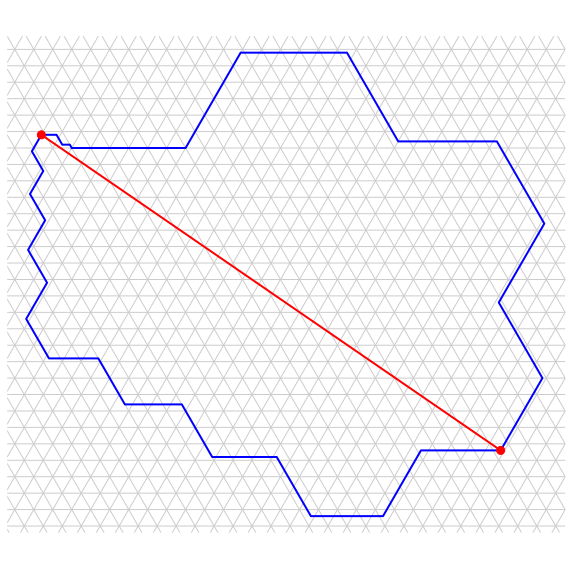

Write the Python code that produced this figure.
import sys
import os
# sys.path.insert(0, os.path.abspath('polyforms/src'))
from polyforms.polyiamond import Polyiamond

import matplotlib.pyplot as plt
import matplotlib.path as mpath
import matplotlib.patches as mpatches
import numpy as np

TH = np.sqrt(3)/2

# The perfect 30-gon polyiamond
p = Polyiamond('ABAFAFEFEDEDCDCDCDCBCBCBCBAFAF')
pts = p.get_mod_descartes()

xs = [pt[0] for pt in pts]
ys = [pt[1] for pt in pts]

min_x, max_x = min(xs), max(xs)
min_y, max_y = min(ys), max(ys)

# Add some padding
padding_x = 5
padding_y = 5

left = int(np.floor(min_x)) - padding_x
right = int(np.ceil(max_x)) + padding_x
bottom = int(np.floor(min_y)) - padding_y
top = int(np.ceil(max_y)) + padding_y

width = right - left
height = top - bottom

# Create figure
fig, ax = plt.subplots(figsize=(10, 10))
ax.axis('equal')
ax.axis('off')
plt.margins(x=0, y=0)

# Set limits
ax.set_xlim(left, right)
ax.set_ylim(bottom * TH, top * TH)

# Create a clipping path for the grid
vertices = np.array([
    [left, bottom * TH],
    [right, bottom * TH],
    [right, top * TH],
    [left, top * TH],
    [0, 0]
])
codes = [
    mpath.Path.MOVETO, mpath.Path.LINETO, mpath.Path.LINETO, mpath.Path.LINETO,
    mpath.Path.CLOSEPOLY
]
clip_path = mpath.Path(vertices, codes)
patch = mpatches.PathPatch(clip_path, transform=ax.transData, fill=False, edgecolor='none')
ax.add_patch(patch)

# Grid lines
def draw_line(x_coords, y_coords, is_dark):
    linewidth = 1.0 if is_dark else 0.25
    color = '#cccccc' if is_dark else '#cccccc'
    line, = ax.plot(x_coords, [y * TH for y in y_coords], color=color, linewidth=linewidth, linestyle='solid')
    line.set_clip_path(patch)


for y in range(bottom, top + 1):
    if y % 5 == 0:
        draw_line([left, right], [y, y], '#cccccc')

# Slanted lines 1 (y = 2*x - C) => 2x - y = C
# To cover the area, we need C from 2*left - top to 2*right - bottom
min_c1 = int(np.floor(2 * left - top)) - 5
max_c1 = int(np.ceil(2 * right - bottom)) + 5
for c in range(min_c1, max_c1 + 1):
    # line: 2x - y = c => y = 2x - c
    # x1 = left, y1 = 2*left - c
    # x2 = right, y2 = 2*right - c
    if c % 10 == 0:
        draw_line([left, right], [2*left - c, 2*right - c], '#cccccc')


# Slanted lines 2 (y = -2*x + C) => 2x + y = C
min_c2 = int(np.floor(2 * left + bottom)) - 5
max_c2 = int(np.ceil(2 * right + top)) + 5
for c in range(min_c2, max_c2 + 1):
    # line: 2x + y = c => y = c - 2x
    if c % 10 == 0:
        draw_line([left, right], [c - 2*left, c - 2*right], '#cccccc')

# Draw the polyiamond perimeter (no fill)
# Polygon needs to be closed
poly_xs = xs + [xs[0]]
poly_ys = [y * TH for y in (ys + [ys[0]])]
ax.plot(poly_xs, poly_ys, color='blue', linewidth=2) # Blue perimeter

# Add diameter
diam_sq, i_max, j_max = p.diameter_sq()

# Mark vertices
ax.plot(poly_xs[i_max], poly_ys[i_max], 'ro', markersize=8)
ax.plot(poly_xs[j_max], poly_ys[j_max], 'ro', markersize=8)

# Connect vertices
ax.plot([poly_xs[i_max], poly_xs[j_max]], [poly_ys[i_max], poly_ys[j_max]], color='red', linewidth=2)

plt.savefig('30gon_diameter.svg', format='svg', bbox_inches='tight', transparent=True, pad_inches=0.1)

# Remove hardcoded width and height from the generated SVG
with open('30gon_diameter.svg', 'r') as f:
    svg_content = f.read()

import re
# Removing width="..." and height="..." to allow scalable viewbox
svg_content = re.sub(r'width="[0-9.]+pt" height="[0-9.]+pt" ', '', svg_content)

with open('30gon_diameter.svg', 'w') as f:
    f.write(svg_content)

print("Saved 30gon_diameter.svg")
